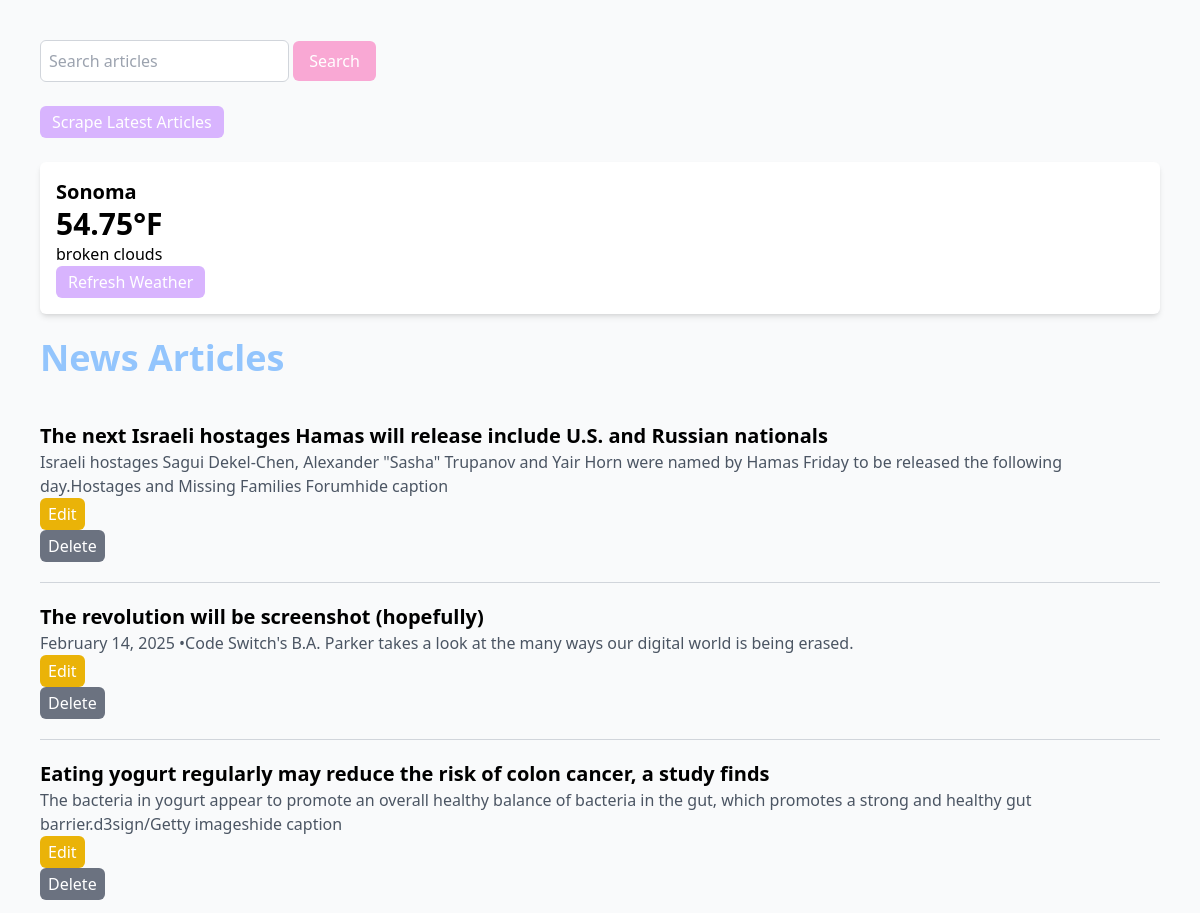
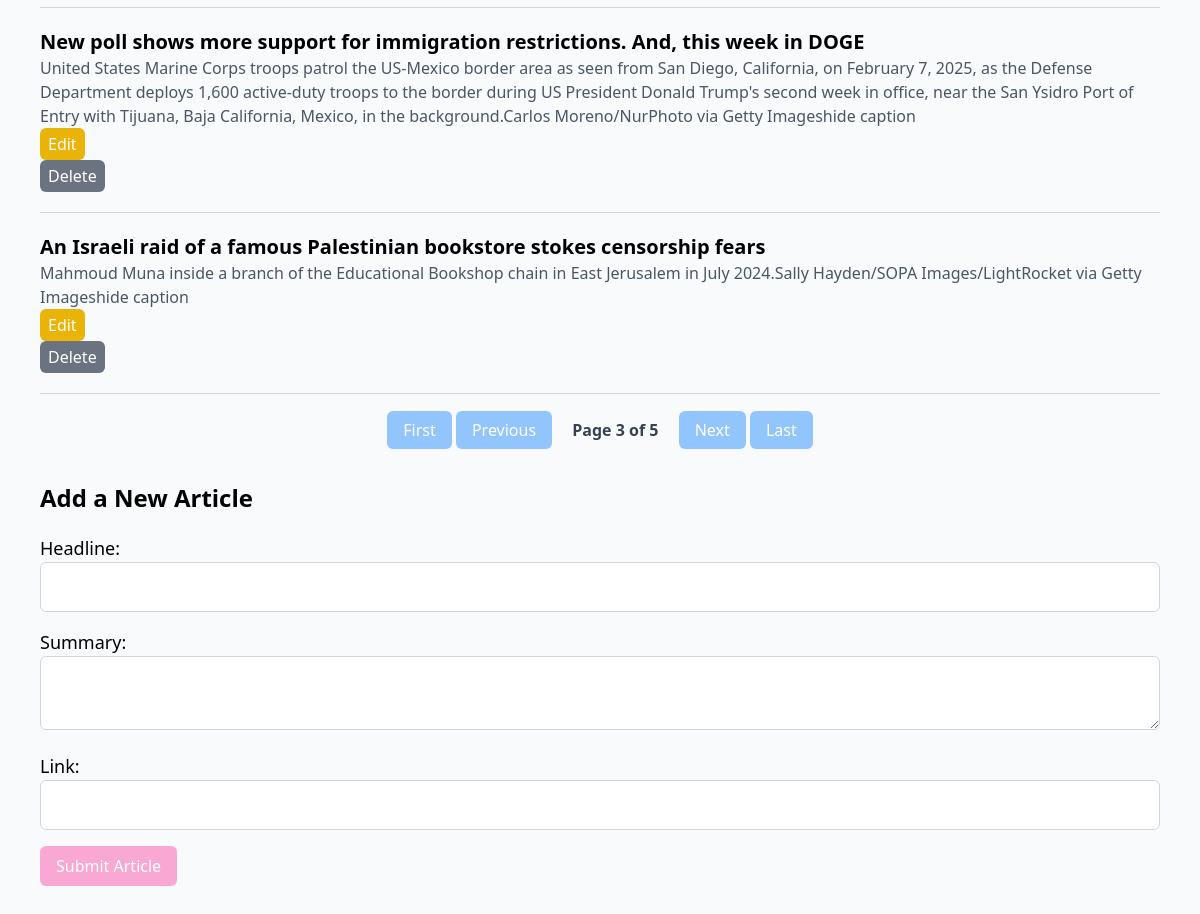
/?page=3, run on the app's committed database (2 pictures, top to bottom).
### models.py (models this page shows)
class Weather(Base): # New class that inherits from Base to map to database table
    __tablename__ = 'weather' # Specifies name of database table
    id = Column(Integer, primary_key=True) # Defines column named id which is an integer and primary key
    temp = Column(Float, nullable=False) # Defines column named temp
    city = Column(String, nullable=False, default=DEFAULT_CITY) # Defines column named city and the default is DEFAULT_CITY
    description = Column(String, nullable=False) # Defines column named description
    last_updated = Column(DateTime, default=lambda: datetime.now(timezone.utc)) # Defines column named last_updated using a callable lambda function to dynamically assign a default value determined at runtime

class NewsArticle(Base): # New class that inherits from Base to map to database table
    __tablename__ = 'news_articles' # Specifies name of database table
    id = Column(Integer, primary_key=True)  # Defines column named id which is an integer and primary key
    headline = Column(String, nullable=False) # Defines column to store strings for article headlines
    summary = Column(String, nullable=True) # Defines column to store strings for summary of the articles
    link = Column(String, nullable=False) # Defines column to store strings for urls of the articles
    updated_at = Column(DateTime, default=lambda: datetime.now(timezone.utc), onupdate=lambda: datetime.now(timezone.utc))  # Track updates

### app.py (the view)
@app.route('/')
def index():
    try:
        session.expire_all() # Ensures the session fetches fresh data
        page = request.args.get('page', 1, type=int)
        per_page = 5 # Number of articles per page
        total_articles = session.query(NewsArticle).count()
        total_pages = (total_articles + per_page - 1) // per_page # Calculate total pages
        news_articles = session.query(NewsArticle).offset((page - 1) * per_page).limit(per_page).all()
        weather_data = session.query(Weather).first()
        return render_template(
            'index.html', articles=news_articles, weather=weather_data,
            page=page, total_articles=total_articles, per_page=per_page, total_pages=total_pages
        )
    except Exception as e:
        logging.error(f"Error loading homepage: {e}")
        flash("An error occurred while loading the page. Please try again", "error")
        return render_template('index.html', articles=[], weather=[], page=1, total_articles=0, per_page=5, total_pages=1)

### app.py (called while the page is built)
@app.before_request
def refresh_session():
    session.close()  # Rollback any pending transactions
    session.expire_all()  # Ensure fresh data is loaded

### templates/index.html (shortened to what this page needs)
<!DOCTYPE html>
<html lang="en">
<head>
    <script src="https://cdn.tailwindcss.com"></script>
</head>
<body class="font-sans bg-gray-50 p-10">
    <form action="/search" method="GET" class="mb-6">
        <input type="text" name="query" placeholder="Search articles" class="p-2 border border-gray-300 rounded-md focus:ring-2 focus:ring-blue-300"">
        <button type="submit" class="bg-pink-300 text-white py-2 px-4 rounded-md hover:bg-pink-400 transition-all">Search</button>
    </form>
    <form action="/scrape" method="POST">
        <button type="submit" class="bg-purple-300 text-white py-1 px-3 rounded-md hover:bg-purple-400 transition-all">Scrape Latest Articles</button>
    </form>
    <div class="weather-widget my-6 p-4 bg-white shadow-md rounded-md">
        {% if weather %}
            <p class="text-xl font-semibold">{{weather.city}}</p>
            <p class="text-3xl font-bold">{{weather.temp}}°F</p>
            <p>{{weather.description}}</p>
        {% else %}
            <p>Weather data unavailable</p>
        {% endif %}
        <form action="/update_weather" method="POST">
            <button type="submit" class="bg-purple-300 text-white py-1 px-3 rounded-md hover:bg-purple-400 transition-all">Refresh Weather</button>
        </form>
    </div>
    <h1 class="text-4xl font-semibold mb-6"><a href="/" class="text-blue-300 hover:text-blue-400">News Articles</a></h1>
    {% for article in articles %}
    <div class="news-article border-b border-gray-300 py-5">
        <h2 class="text-xl font-semibold">
            <a href="{{ article.link }}" target="_blank" class="text-black-600 hover:underline">{{ article.headline }}</a>
        </h2>
        <p class="text-gray-600">{{ article.summary }}</p>
        <form action="/edit/{{ article.id }}" method="GET" class="inline-block mr-3">
            <button type="submit" class="bg-yellow-500 text-white py-1 px-2 rounded-md hover:bg-yellow-700 transition-all">Edit</button>
        </form>
        <form action="/delete/{{ article.id }}" method="POST" onsubmit="return confirm('Are you sure?');">
            <button type="submit" class="bg-gray-500 text-white py-1 px-2 rounded-md hover:bg-gray-700 transition-all">Delete</button>
        </form>
    </div>
    {% endfor %}
    <div class="pagination mt-6 text-center">
        {% if page > 1 %}
            <a href="{{ url_for('index', page=1 )}}" class="px-4 py-2 bg-blue-300 text-white rounded-md hover:bg-blue-400 transition-all">First</a>
            <a href="{{ url_for('index', page=page-1) }}" class="px-4 py-2 bg-blue-300 text-white rounded-md hover:bg-blue-400 transition-all">Previous</a>
        {% endif %}
        <span class="font-semibold text-gray-700 mx-4">Page {{ page }} of {{ total_pages }}</span>
        {% if page < total_pages %}
            <a href="{{ url_for('index', page=page+1) }}" class="px-4 py-2 bg-blue-300 text-white rounded-md hover:bg-blue-400 transition-all">Next</a>
            <a href="{{ url_for('index', page=total_pages) }}" class="px-4 py-2 bg-blue-300 text-white rounded-md hover:bg-blue-400 transition-all">Last</a>
        {% endif %}
    </div>
    <h2 class="text-2xl font-semibold mt-10 mb-5">Add a New Article</h2>
    <form action="{{ url_for('add_article') }}" method="post" class="space-y-4">
        <div>
            <label for="headline" class="block text-lg">Headline:</label>
            <input type="text" id="headline" name="headline" required class="p-3 border border-gray-300 rounded-md w-full">
        </div>
        <div>
            <label for="summary" class="block text-lg">Summary:</label>
            <textarea id="summary" name="summary" class="p-3 border border-gray-300 rounded-md w-full"></textarea>
        </div>
        <div>
            <label for="link" class="block text-lg">Link:</label>
            <input type="url" id="link" name="link" required class="p-3 border border-gray-300 rounded-md w-full">
        </div>
        <button type="submit" class="bg-pink-300 text-white py-2 px-4 rounded-md hover:bg-pink-400 transition-all">Submit Article</button>
    </form>
</body>
</html>

### data on the page
Weather: city "Sonoma", temp "54.75", description "broken clouds"
NewsArticle: headline "The next Israeli hostages Hamas will release include U.S. and Russian nationals", summary "Israeli hostages Sagui Dekel-Chen, Alexander \"Sasha\" Trupanov and Yair Horn were named by Hamas Friday to be released the following day.Hostages and Missing Families Forumhide caption"
NewsArticle: headline "The revolution will be screenshot (hopefully)", summary "February 14, 2025 •Code Switch's B.A. Parker takes a look at the many ways our digital world is being erased."
NewsArticle: headline "Eating yogurt regularly may reduce the risk of colon cancer, a study finds", summary "The bacteria in yogurt appear to promote an overall healthy balance of bacteria in the gut, which promotes a strong and healthy gut barrier.d3sign/Getty imageshide caption"
NewsArticle: headline "New poll shows more support for immigration restrictions. And, this week in DOGE", summary "United States Marine Corps troops patrol the US-Mexico border area as seen from San Diego, California, on February 7, 2025, as the Defense Department deploys 1,600 active-duty troops to the border during US President Donald Trump's second week in office, near the San Ysidro Port of Entry with Tijuana, Baja California, Mexico, in the background.Carlos Moreno/NurPhoto via Getty Imageshide caption"
NewsArticle: headline "An Israeli raid of a famous Palestinian bookstore stokes censorship fears", summary "Mahmoud Muna inside a branch of the Educational Bookshop chain in East Jerusalem in July 2024.Sally Hayden/SOPA Images/LightRocket via Getty Imageshide caption"

### other printed values
{{ page }} "3"
{{ total_pages }} "5"
